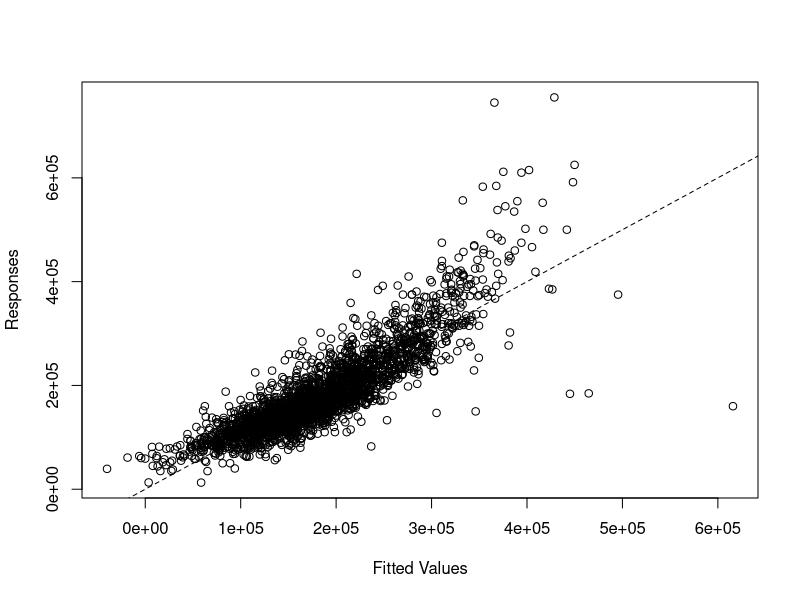
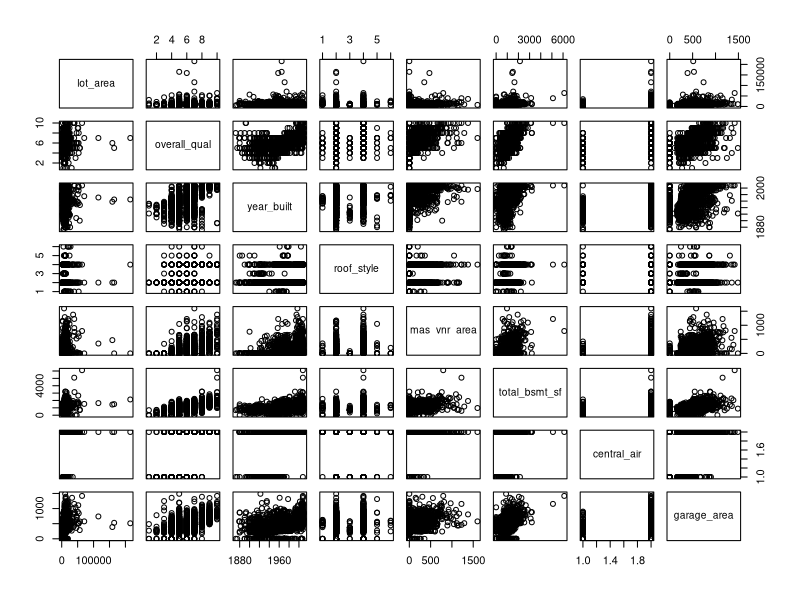
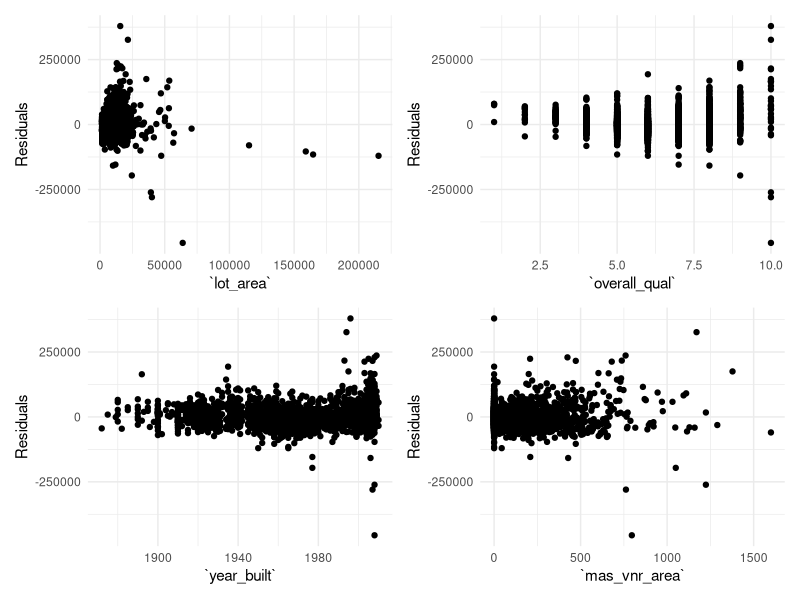
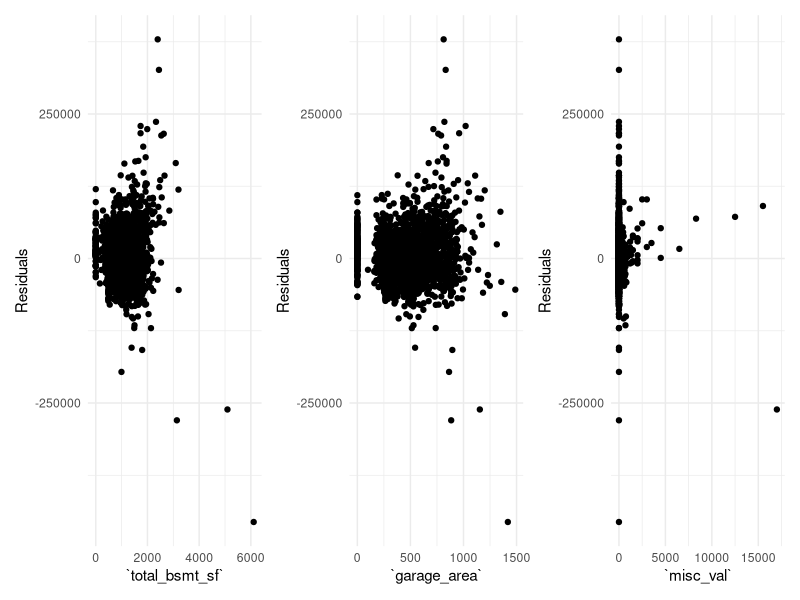
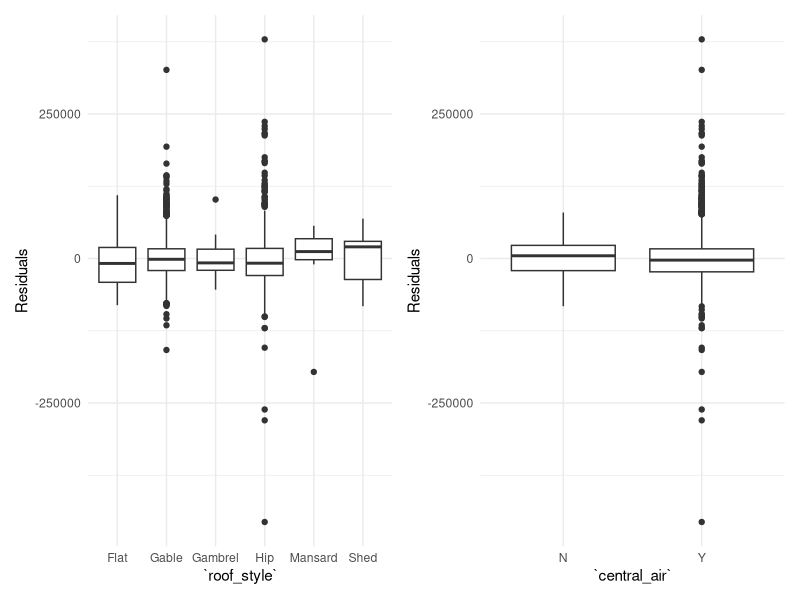
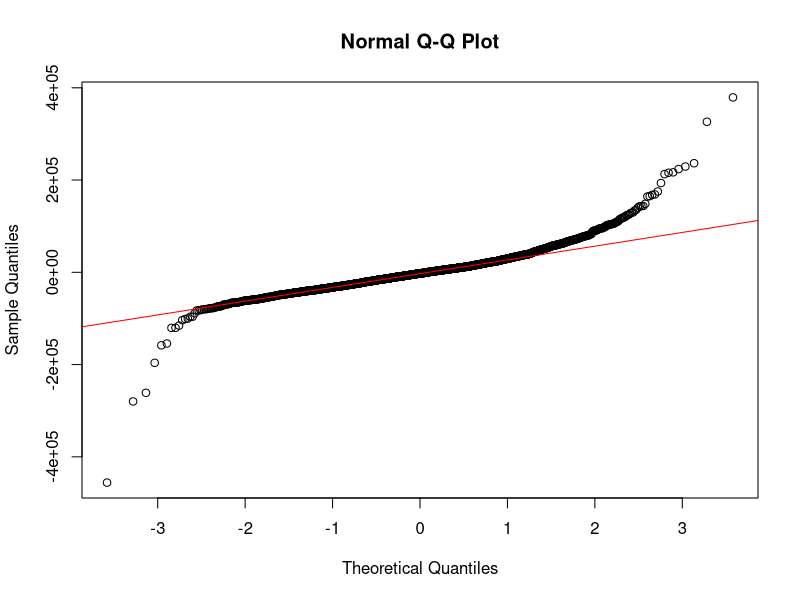

Here is the R script that generated these plots, in order:
## ---- chunk 1
#| include: false
#| warning: false
#| message: false

library(tidyverse)
library(knitr)
library(patchwork)
library(car)
library(leaps)
## ---- chunk 2
#| include: false
#| warning: false
#| message: false

# Read Data
data <- read_csv(here::here("data", "cleaned_data.csv"))
## ---- chunk 3
#| include: false
#| warning: false
#| message: false

# Fit Model 1
model1 <- lm(sale_price ~
               lot_area + overall_qual + year_built + roof_style +
               mas_vnr_area + total_bsmt_sf + central_air + garage_area +
               misc_val, data = data)

# Take out Fitted Values and Residuals
fit1 <- fitted(model1)
res1 <- resid(model1)
## ---- chunk 4
#| include: false
#| warning: false
#| message: false

# Remove Categorical Predictors
box_cox_data <- data |>
  select(-roof_style, -central_air, -mas_vnr_area, -misc_val) |>
  filter_all(all_vars(. != 0))

# Get Suitable Powers
summary(powerTransform(cbind(box_cox_data[, 1:6])))

# Do Box-Cox Transformation
new_data <- data |>
  select(-roof_style, -central_air) |>
  mutate(sale_price = log(sale_price),
         lot_area = log(lot_area),
         overall_qual = overall_qual ^ 0.8,
         year_built = year_built ^ 34,
         mas_vnr_area = sqrt(mas_vnr_area),
         total_bsmt_sf = total_bsmt_sf ^ 0.33,
         garage_area = garage_area ^ 0.25,
         misc_val = sqrt(misc_val))

# Fit Model 2
model2 <- lm(sale_price ~
               lot_area + overall_qual + year_built + mas_vnr_area +
               total_bsmt_sf + garage_area + misc_val, data = new_data)
## ---- chunk 5
#| include: false
#| warning: false
#| message: false

# Show Hypothesis Testing Result
summary(model2)
## ---- chunk 6
#| include: false
#| warning: false
#| message: false

# Do All-Subsets Selection
summary(regsubsets(sale_price ~ lot_area + overall_qual + year_built +
                     mas_vnr_area + total_bsmt_sf + garage_area + misc_val,
                   data = new_data, nbest = 1, nvmax = 7))

# Compare the Models

## ---- chunk 7
#| label: tbl-subset
#| tbl-cap: Criteria for Model of Each Size
#| echo: false
#| warning: false
#| message: false

# Summarize the Criteria

## ---- chunk 8
#| label: fig-fit-resp
#| fig-cap: Responses vs. Fitted Values
#| echo: false
#| warning: false
#| message: false

# Plot responses against fitted values
plot(x = fit1, y = data$sale_price,
     xlab = "Fitted Values",
     ylab = "Responses")

abline(a = 0, b = 1, lty = 2)
## ---- chunk 9
#| label: fig-pair
#| fig-cap: Pairwise Scatterplots of Predictors
#| echo: false
#| warning: false
#| message: false

# Convert variables to factors
data$central_air <- as.factor(data$central_air)
data$roof_style <- as.factor(data$roof_style)

# Plot predictors against each other
pairs(data[, 2:9])
## ---- chunk 10
#| label: fig-res-1
#| fig-cap: Residuals vs. Observation - I
#| echo: false
#| warning: false
#| message: false

# Plot residuals against `lot_area`
graph1 <- ggplot(data, aes(x = lot_area, y = res1)) +
  geom_point() +
  xlab("`lot_area`") +
  ylab("Residuals") +
  theme_minimal()

# Plot residuals against `overall_qual`
graph2 <- ggplot(data, aes(x = overall_qual, y = res1)) +
  geom_point() +
  xlab("`overall_qual`") +
  ylab("Residuals") +
  theme_minimal()

# Plot residuals against `year_built`
graph3 <- ggplot(data, aes(x = year_built, y = res1)) +
  geom_point() +
  xlab("`year_built`") +
  ylab("Residuals") +
  theme_minimal()

# Plot residuals against `mas_vnr_area`
graph4 <- ggplot(data, aes(x = mas_vnr_area, y = res1)) +
  geom_point() +
  xlab("`mas_vnr_area`") +
  ylab("Residuals") +
  theme_minimal()

# Show 4 residual plots together
graph1 + graph2 + graph3 + graph4
## ---- chunk 11
#| label: fig-res-2
#| fig-cap: Residuals vs. Observation - II
#| echo: false
#| warning: false
#| message: false

# Plot residuals against `total_bsmt_sf`
graph5 <- ggplot(data, aes(x = total_bsmt_sf, y = res1)) +
  geom_point() +
  xlab("`total_bsmt_sf`") +
  ylab("Residuals") +
  theme_minimal()

# Plot residuals against `garage_area`
graph6 <- ggplot(data, aes(x = garage_area, y = res1)) +
  geom_point() +
  xlab("`garage_area`") +
  ylab("Residuals") +
  theme_minimal()

# Plot residuals against `misc_val`
graph7 <- ggplot(data, aes(x = misc_val, y = res1)) +
  geom_point() +
  xlab("`misc_val`") +
  ylab("Residuals") +
  theme_minimal()

# Show 3 residual plots together
graph5 + graph6 + graph7
## ---- chunk 12
#| label: fig-res-3
#| fig-cap: Residuals vs. Observation - III
#| echo: false
#| warning: false
#| message: false

# Plot residuals against `roof_style`
graph8 <- ggplot(data, aes(x = roof_style, y = res1)) +
  geom_boxplot() +
  xlab("`roof_style`") +
  ylab("Residuals") +
  theme_minimal()

# Plot residuals against `central_air`
graph9 <- ggplot(data, aes(x = central_air, y = res1)) +
  geom_boxplot() +
  xlab("`central_air`") +
  ylab("Residuals") +
  theme_minimal()

# Show 2 boxplots together
graph8 + graph9
## ---- chunk 13
#| label: fig-qq
#| fig-cap: Q-Q Plot
#| echo: false
#| warning: false
#| message: false

# Plot the Q-Q plot
qqnorm(res1)
qqline(res1, col = "red")
